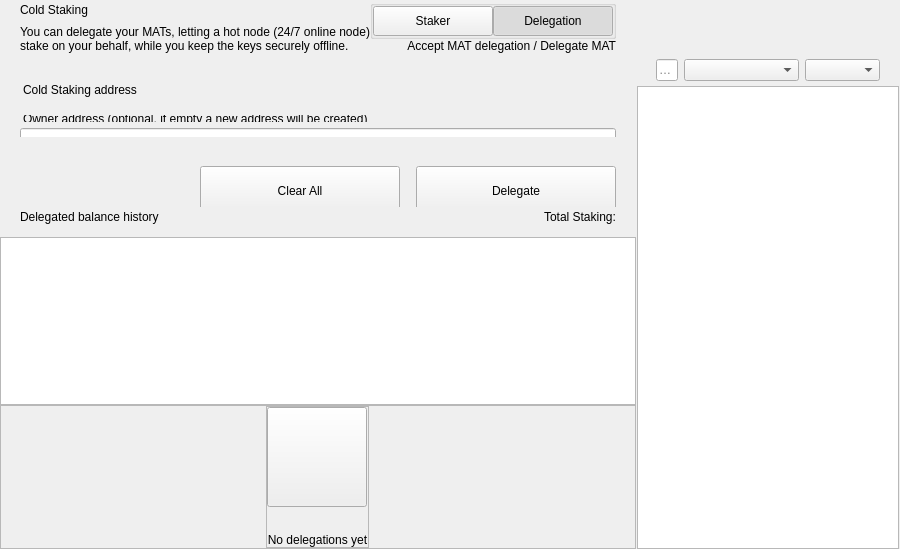
<?xml version="1.0" encoding="UTF-8"?>
<ui version="4.0">
 <class>ColdStakingWidget</class>
 <widget class="QWidget" name="ColdStakingWidget">
  <property name="geometry">
   <rect>
    <x>0</x>
    <y>0</y>
    <width>629</width>
    <height>549</height>
   </rect>
  </property>
  <property name="windowTitle">
   <string notr="true">N/A</string>
  </property>
  <layout class="QHBoxLayout" name="horizontalLayout_1" stretch="2,1">
   <property name="spacing">
    <number>0</number>
   </property>
   <property name="leftMargin">
    <number>0</number>
   </property>
   <property name="topMargin">
    <number>0</number>
   </property>
   <property name="rightMargin">
    <number>0</number>
   </property>
   <property name="bottomMargin">
    <number>0</number>
   </property>
   <item>
    <widget class="QWidget" name="left" native="true">
     <layout class="QVBoxLayout" name="verticalLayout_3">
      <property name="leftMargin">
       <number>0</number>
      </property>
      <property name="topMargin">
       <number>0</number>
      </property>
      <property name="rightMargin">
       <number>0</number>
      </property>
      <property name="bottomMargin">
       <number>0</number>
      </property>
      <item>
       <layout class="QVBoxLayout" name="verticalLayout_2">
        <property name="spacing">
         <number>0</number>
        </property>
        <item>
         <layout class="QVBoxLayout" name="verticalLayoutTop">
          <property name="spacing">
           <number>0</number>
          </property>
          <property name="leftMargin">
           <number>0</number>
          </property>
          <property name="rightMargin">
           <number>0</number>
          </property>
          <item>
           <widget class="QWidget" name="containerTitle" native="true">
            <property name="sizePolicy">
             <sizepolicy hsizetype="Preferred" vsizetype="Minimum">
              <horstretch>0</horstretch>
              <verstretch>0</verstretch>
             </sizepolicy>
            </property>
            <property name="maximumSize">
             <size>
              <width>16777215</width>
              <height>100</height>
             </size>
            </property>
            <layout class="QHBoxLayout" name="containerTitleLayout">
             <property name="spacing">
              <number>0</number>
             </property>
             <property name="leftMargin">
              <number>20</number>
             </property>
             <property name="topMargin">
              <number>0</number>
             </property>
             <property name="rightMargin">
              <number>20</number>
             </property>
             <property name="bottomMargin">
              <number>0</number>
             </property>
             <item>
              <layout class="QVBoxLayout" name="verticalLayout11">
               <property name="spacing">
                <number>5</number>
               </property>
               <item>
                <widget class="QLabel" name="labelTitle">
                 <property name="text">
                  <string>Cold Staking</string>
                 </property>
                </widget>
               </item>
               <item>
                <widget class="QLabel" name="labelSubtitle1">
                 <property name="maximumSize">
                  <size>
                   <width>16777215</width>
                   <height>16777215</height>
                  </size>
                 </property>
                 <property name="text">
                  <string>You can delegate your MATs, letting a hot node (24/7 online node)
stake on your behalf, while you keep the keys securely offline.</string>
                 </property>
                </widget>
               </item>
              </layout>
             </item>
             <item>
              <spacer name="horizontalSpacer">
               <property name="orientation">
                <enum>Qt::Horizontal</enum>
               </property>
               <property name="sizeHint" stdset="0">
                <size>
                 <width>40</width>
                 <height>20</height>
                </size>
               </property>
              </spacer>
             </item>
             <item>
              <widget class="QWidget" name="containerViewPrivacyChecks" native="true">
               <layout class="QVBoxLayout" name="containerPrivacyChecks">
                <property name="spacing">
                 <number>0</number>
                </property>
                <property name="leftMargin">
                 <number>0</number>
                </property>
                <property name="topMargin">
                 <number>0</number>
                </property>
                <property name="rightMargin">
                 <number>0</number>
                </property>
                <property name="bottomMargin">
                 <number>0</number>
                </property>
                <item alignment="Qt::AlignHCenter|Qt::AlignVCenter">
                 <widget class="QGroupBox" name="groupBox">
                  <property name="title">
                   <string/>
                  </property>
                  <layout class="QHBoxLayout" name="horizontalLayout_2_1">
                   <property name="spacing">
                    <number>0</number>
                   </property>
                   <property name="leftMargin">
                    <number>0</number>
                   </property>
                   <property name="topMargin">
                    <number>0</number>
                   </property>
                   <property name="rightMargin">
                    <number>0</number>
                   </property>
                   <property name="bottomMargin">
                    <number>0</number>
                   </property>
                   <item>
                    <widget class="QPushButton" name="pushLeft">
                     <property name="minimumSize">
                      <size>
                       <width>120</width>
                       <height>30</height>
                      </size>
                     </property>
                     <property name="maximumSize">
                      <size>
                       <width>120</width>
                       <height>30</height>
                      </size>
                     </property>
                     <property name="focusPolicy">
                      <enum>Qt::NoFocus</enum>
                     </property>
                     <property name="text">
                      <string>Staker</string>
                     </property>
                     <property name="checkable">
                      <bool>true</bool>
                     </property>
                     <property name="autoExclusive">
                      <bool>true</bool>
                     </property>
                    </widget>
                   </item>
                   <item>
                    <widget class="QPushButton" name="pushRight">
                     <property name="minimumSize">
                      <size>
                       <width>120</width>
                       <height>30</height>
                      </size>
                     </property>
                     <property name="maximumSize">
                      <size>
                       <width>120</width>
                       <height>30</height>
                      </size>
                     </property>
                     <property name="focusPolicy">
                      <enum>Qt::NoFocus</enum>
                     </property>
                     <property name="text">
                      <string>Delegation</string>
                     </property>
                     <property name="checkable">
                      <bool>true</bool>
                     </property>
                     <property name="checked">
                      <bool>true</bool>
                     </property>
                     <property name="autoExclusive">
                      <bool>true</bool>
                     </property>
                    </widget>
                   </item>
                  </layout>
                 </widget>
                </item>
                <item alignment="Qt::AlignTop">
                 <widget class="QLabel" name="labelSubtitle2">
                  <property name="text">
                   <string>Accept MAT delegation / Delegate MAT</string>
                  </property>
                  <property name="alignment">
                   <set>Qt::AlignRight|Qt::AlignTrailing|Qt::AlignVCenter</set>
                  </property>
                 </widget>
                </item>
               </layout>
              </widget>
             </item>
            </layout>
           </widget>
          </item>
          <item>
           <spacer name="verticalSpacer_2">
            <property name="orientation">
             <enum>Qt::Vertical</enum>
            </property>
            <property name="sizeType">
             <enum>QSizePolicy::Fixed</enum>
            </property>
            <property name="sizeHint" stdset="0">
             <size>
              <width>20</width>
              <height>30</height>
             </size>
            </property>
           </spacer>
          </item>
          <item>
           <widget class="QWidget" name="containerSend" native="true">
            <property name="minimumSize">
             <size>
              <width>0</width>
              <height>50</height>
             </size>
            </property>
            <layout class="QVBoxLayout" name="containerSendRow">
             <property name="spacing">
              <number>6</number>
             </property>
             <property name="leftMargin">
              <number>0</number>
             </property>
             <property name="topMargin">
              <number>0</number>
             </property>
             <property name="rightMargin">
              <number>0</number>
             </property>
             <property name="bottomMargin">
              <number>0</number>
             </property>
             <item>
              <widget class="QLabel" name="labelEditTitle">
               <property name="maximumSize">
                <size>
                 <width>16777215</width>
                 <height>30</height>
                </size>
               </property>
               <property name="styleSheet">
                <string notr="true">padding-left:20px; padding-bottom:3px;</string>
               </property>
               <property name="text">
                <string>Cold Staking address</string>
               </property>
              </widget>
             </item>
             <item>
              <spacer name="verticalSpacer_6">
               <property name="orientation">
                <enum>Qt::Vertical</enum>
               </property>
               <property name="sizeType">
                <enum>QSizePolicy::Fixed</enum>
               </property>
               <property name="sizeHint" stdset="0">
                <size>
                 <width>20</width>
                 <height>9</height>
                </size>
               </property>
              </spacer>
             </item>
             <item>
              <widget class="QWidget" name="containerOwner" native="true">
               <layout class="QVBoxLayout" name="vContainerOwner">
                <property name="spacing">
                 <number>4</number>
                </property>
                <property name="leftMargin">
                 <number>20</number>
                </property>
                <property name="topMargin">
                 <number>0</number>
                </property>
                <property name="rightMargin">
                 <number>20</number>
                </property>
                <property name="bottomMargin">
                 <number>0</number>
                </property>
                <item>
                 <widget class="QLabel" name="labelSubtitleDescription">
                  <property name="maximumSize">
                   <size>
                    <width>16777215</width>
                    <height>20</height>
                   </size>
                  </property>
                  <property name="styleSheet">
                   <string notr="true">margin-bottom:2px;
                   margin-left:0.05px;
                   padding:0px;</string>
                  </property>
                  <property name="text">
                   <string>Owner address (optional, if empty a new address will be created)</string>
                  </property>
                 </widget>
                </item>
                <item>
                 <widget class="QLineEdit" name="lineEditOwnerAddress">
                  <property name="minimumSize">
                   <size>
                    <width>0</width>
                    <height>50</height>
                   </size>
                  </property>
                  <property name="maximumSize">
                   <size>
                    <width>16777215</width>
                    <height>50</height>
                   </size>
                  </property>
                  <property name="styleSheet">
                   <string notr="true"/>
                  </property>
                  <property name="placeholderText">
                   <string>Enter owner address</string>
                  </property>
                 </widget>
                </item>
               </layout>
              </widget>
             </item>
            </layout>
           </widget>
          </item>
         </layout>
        </item>
        <item>
         <spacer name="verticalSpacer_3">
          <property name="orientation">
           <enum>Qt::Vertical</enum>
          </property>
          <property name="sizeType">
           <enum>QSizePolicy::Minimum</enum>
          </property>
          <property name="sizeHint" stdset="0">
           <size>
            <width>20</width>
            <height>20</height>
           </size>
          </property>
         </spacer>
        </item>
        <item>
         <widget class="QWidget" name="containerBtn" native="true">
          <property name="minimumSize">
           <size>
            <width>0</width>
            <height>50</height>
           </size>
          </property>
          <layout class="QHBoxLayout" name="horizontalLayout">
           <property name="rightMargin">
            <number>20</number>
           </property>
           <item>
            <spacer name="horizontalSpacer_2">
             <property name="orientation">
              <enum>Qt::Horizontal</enum>
             </property>
             <property name="sizeHint" stdset="0">
              <size>
               <width>200</width>
               <height>20</height>
              </size>
             </property>
            </spacer>
           </item>
           <item>
            <layout class="QHBoxLayout" name="horizontalLayout_7">
             <item>
              <spacer name="horizontalSpacer_3">
               <property name="orientation">
                <enum>Qt::Horizontal</enum>
               </property>
               <property name="sizeType">
                <enum>QSizePolicy::Expanding</enum>
               </property>
               <property name="sizeHint" stdset="0">
                <size>
                 <width>40</width>
                 <height>20</height>
                </size>
               </property>
              </spacer>
             </item>
             <item>
              <widget class="QPushButton" name="pushButtonClear">
               <property name="minimumSize">
                <size>
                 <width>200</width>
                 <height>50</height>
                </size>
               </property>
               <property name="focusPolicy">
                <enum>Qt::NoFocus</enum>
               </property>
               <property name="text">
                <string>Clear All</string>
               </property>
              </widget>
             </item>
             <item>
              <spacer name="horizontalSpacer_4">
               <property name="orientation">
                <enum>Qt::Horizontal</enum>
               </property>
               <property name="sizeType">
                <enum>QSizePolicy::Fixed</enum>
               </property>
               <property name="sizeHint" stdset="0">
                <size>
                 <width>10</width>
                 <height>20</height>
                </size>
               </property>
              </spacer>
             </item>
             <item>
              <widget class="QPushButton" name="pushButtonSend">
               <property name="minimumSize">
                <size>
                 <width>200</width>
                 <height>50</height>
                </size>
               </property>
               <property name="maximumSize">
                <size>
                 <width>200</width>
                 <height>50</height>
                </size>
               </property>
               <property name="focusPolicy">
                <enum>Qt::NoFocus</enum>
               </property>
               <property name="text">
                <string>Delegate</string>
               </property>
              </widget>
             </item>
            </layout>
           </item>
          </layout>
         </widget>
        </item>
        <item>
         <widget class="QWidget" name="containerHistoryLabel" native="true">
          <layout class="QHBoxLayout" name="horizontalLayout_4">
           <property name="spacing">
            <number>0</number>
           </property>
           <property name="leftMargin">
            <number>20</number>
           </property>
           <property name="topMargin">
            <number>0</number>
           </property>
           <property name="rightMargin">
            <number>20</number>
           </property>
           <property name="bottomMargin">
            <number>0</number>
           </property>
           <item>
            <widget class="QWidget" name="verticalWidget" native="true">
             <property name="minimumSize">
              <size>
               <width>100</width>
               <height>0</height>
              </size>
             </property>
             <layout class="QVBoxLayout" name="verticalLayout_58">
              <property name="leftMargin">
               <number>0</number>
              </property>
              <property name="topMargin">
               <number>0</number>
              </property>
              <property name="rightMargin">
               <number>0</number>
              </property>
              <property name="bottomMargin">
               <number>0</number>
              </property>
              <item>
               <widget class="QLabel" name="labelListHistory">
                <property name="text">
                 <string>Delegated balance history</string>
                </property>
               </widget>
              </item>
             </layout>
            </widget>
           </item>
           <item>
            <spacer name="horizontalSpacer_5">
             <property name="orientation">
              <enum>Qt::Horizontal</enum>
             </property>
             <property name="sizeHint" stdset="0">
              <size>
               <width>40</width>
               <height>20</height>
              </size>
             </property>
            </spacer>
           </item>
           <item>
            <widget class="QLabel" name="labelStakingTotal">
             <property name="text">
              <string>Total Staking:</string>
             </property>
            </widget>
           </item>
          </layout>
         </widget>
        </item>
        <item>
         <layout class="QVBoxLayout" name="verticalLayout_64">
          <property name="spacing">
           <number>0</number>
          </property>
          <item>
           <spacer name="verticalSpacer_44">
            <property name="orientation">
             <enum>Qt::Vertical</enum>
            </property>
            <property name="sizeType">
             <enum>QSizePolicy::Fixed</enum>
            </property>
            <property name="sizeHint" stdset="0">
             <size>
              <width>20</width>
              <height>10</height>
             </size>
            </property>
           </spacer>
          </item>
          <item>
           <widget class="QListView" name="listView">
            <property name="enabled">
             <bool>true</bool>
            </property>
            <property name="mouseTracking">
             <bool>true</bool>
            </property>
           </widget>
          </item>
          <item>
           <widget class="QFrame" name="emptyContainer">
            <property name="minimumSize">
             <size>
              <width>0</width>
              <height>100</height>
             </size>
            </property>
            <property name="frameShape">
             <enum>QFrame::StyledPanel</enum>
            </property>
            <property name="frameShadow">
             <enum>QFrame::Raised</enum>
            </property>
            <layout class="QVBoxLayout" name="verticalLayout_71" stretch="1,8">
             <property name="spacing">
              <number>0</number>
             </property>
             <property name="leftMargin">
              <number>0</number>
             </property>
             <property name="topMargin">
              <number>0</number>
             </property>
             <property name="rightMargin">
              <number>0</number>
             </property>
             <property name="bottomMargin">
              <number>0</number>
             </property>
             <item>
              <spacer name="verticalSpacer">
               <property name="orientation">
                <enum>Qt::Vertical</enum>
               </property>
               <property name="sizeHint" stdset="0">
                <size>
                 <width>20</width>
                 <height>20</height>
                </size>
               </property>
              </spacer>
             </item>
             <item alignment="Qt::AlignHCenter|Qt::AlignVCenter">
              <widget class="QFrame" name="emptyScreen">
               <property name="sizePolicy">
                <sizepolicy hsizetype="Expanding" vsizetype="Expanding">
                 <horstretch>0</horstretch>
                 <verstretch>0</verstretch>
                </sizepolicy>
               </property>
               <property name="frameShape">
                <enum>QFrame::StyledPanel</enum>
               </property>
               <property name="frameShadow">
                <enum>QFrame::Raised</enum>
               </property>
               <layout class="QVBoxLayout" name="verticalLayout">
                <property name="spacing">
                 <number>30</number>
                </property>
                <property name="leftMargin">
                 <number>0</number>
                </property>
                <property name="topMargin">
                 <number>0</number>
                </property>
                <property name="rightMargin">
                 <number>0</number>
                </property>
                <property name="bottomMargin">
                 <number>0</number>
                </property>
                <item alignment="Qt::AlignHCenter|Qt::AlignVCenter">
                 <widget class="QPushButton" name="pushImgEmpty">
                  <property name="minimumSize">
                   <size>
                    <width>100</width>
                    <height>100</height>
                   </size>
                  </property>
                  <property name="maximumSize">
                   <size>
                    <width>100</width>
                    <height>100</height>
                   </size>
                  </property>
                  <property name="focusPolicy">
                   <enum>Qt::NoFocus</enum>
                  </property>
                  <property name="text">
                   <string/>
                  </property>
                  <property name="iconSize">
                   <size>
                    <width>100</width>
                    <height>100</height>
                   </size>
                  </property>
                 </widget>
                </item>
                <item alignment="Qt::AlignHCenter|Qt::AlignVCenter">
                 <widget class="QLabel" name="labelEmpty">
                  <property name="styleSheet">
                   <string notr="true"/>
                  </property>
                  <property name="text">
                   <string>No delegations yet</string>
                  </property>
                  <property name="alignment">
                   <set>Qt::AlignCenter</set>
                  </property>
                 </widget>
                </item>
               </layout>
              </widget>
             </item>
            </layout>
           </widget>
          </item>
         </layout>
        </item>
       </layout>
      </item>
     </layout>
    </widget>
   </item>
   <item>
    <widget class="QWidget" name="right" native="true">
     <layout class="QVBoxLayout" name="rightContainer">
      <property name="spacing">
       <number>0</number>
      </property>
      <property name="leftMargin">
       <number>1</number>
      </property>
      <property name="topMargin">
       <number>0</number>
      </property>
      <property name="rightMargin">
       <number>1</number>
      </property>
      <property name="bottomMargin">
       <number>0</number>
      </property>
      <item>
       <widget class="QWidget" name="containerRightButtons" native="true">
        <property name="minimumSize">
         <size>
          <width>0</width>
          <height>50</height>
         </size>
        </property>
        <layout class="QVBoxLayout" name="verticalLayout_4">
         <property name="leftMargin">
          <number>19</number>
         </property>
         <property name="topMargin">
          <number>0</number>
         </property>
         <property name="rightMargin">
          <number>19</number>
         </property>
         <property name="bottomMargin">
          <number>0</number>
         </property>
         <item>
          <widget class="OptionButton" name="btnCoinControl" native="true">
           <property name="minimumSize">
            <size>
             <width>0</width>
             <height>0</height>
            </size>
           </property>
          </widget>
         </item>
         <item>
          <widget class="OptionButton" name="btnColdStaking" native="true"/>
         </item>
         <item>
          <widget class="OptionButton" name="btnMyStakingAddresses" native="true">
           <property name="sizePolicy">
            <sizepolicy hsizetype="Preferred" vsizetype="Minimum">
             <horstretch>0</horstretch>
             <verstretch>0</verstretch>
            </sizepolicy>
           </property>
          </widget>
         </item>
        </layout>
       </widget>
      </item>
      <item>
       <widget class="QWidget" name="sortWidget" native="true">
        <layout class="QHBoxLayout" name="horizontalLayout_6">
         <property name="leftMargin">
          <number>19</number>
         </property>
         <property name="rightMargin">
          <number>19</number>
         </property>
         <property name="bottomMargin">
          <number>5</number>
         </property>
           <item>
            <widget class="QLineEdit" name="lineEditFilter">
             <property name="sizePolicy">
              <sizepolicy hsizetype="Expanding" vsizetype="Fixed">
               <horstretch>0</horstretch>
               <verstretch>0</verstretch>
              </sizepolicy>
             </property>
             <property name="minimumSize">
              <size>
               <width>0</width>
               <height>0</height>
              </size>
             </property>
             <property name="contextMenuPolicy">
              <enum>Qt::DefaultContextMenu</enum>
             </property>
             <property name="acceptDrops">
              <bool>false</bool>
             </property>
             <property name="maxLength">
              <number>40</number>
             </property>
             <property name="placeholderText">
              <string>Filter</string>
             </property>
            </widget>
           </item>
         <item>
          <spacer name="horizontalSpacer_6">
           <property name="orientation">
            <enum>Qt::Horizontal</enum>
           </property>
           <property name="sizeType">
              <enum>QSizePolicy::Preferred</enum>
           </property>
           <property name="sizeHint" stdset="0">
            <size>
             <width>20</width>
             <height>20</height>
            </size>
           </property>
          </spacer>
         </item>
         <item>
          <widget class="QComboBox" name="comboBoxSort">
           <property name="sizePolicy">
            <sizepolicy hsizetype="Preferred" vsizetype="Fixed">
             <horstretch>0</horstretch>
             <verstretch>0</verstretch>
            </sizepolicy>
           </property>
           <property name="minimumSize">
            <size>
             <width>115</width>
             <height>0</height>
            </size>
           </property>
          </widget>
         </item>
         <item>
          <widget class="QComboBox" name="comboBoxSortOrder">
           <property name="sizePolicy">
            <sizepolicy hsizetype="Preferred" vsizetype="Fixed">
             <horstretch>0</horstretch>
             <verstretch>0</verstretch>
            </sizepolicy>
           </property>
           <property name="minimumSize">
            <size>
             <width>75</width>
             <height>0</height>
            </size>
           </property>
          </widget>
         </item>
        </layout>
       <zorder>comboBoxSort</zorder>
       <zorder>comboBoxSortOrder</zorder>
       <zorder>lineEditFilter</zorder>
       </widget>
      </item>
      <item>
       <widget class="QListView" name="listViewStakingAddress">
        <property name="enabled">
         <bool>true</bool>
        </property>
        <property name="mouseTracking">
         <bool>true</bool>
        </property>
       </widget>
      </item>
     </layout>
    </widget>
   </item>
  </layout>
 </widget>
 <customwidgets>
  <customwidget>
   <class>OptionButton</class>
   <extends>QWidget</extends>
   <header>qt/matx/optionbutton.h</header>
   <container>1</container>
  </customwidget>
 </customwidgets>
 <resources/>
 <connections/>
</ui>
